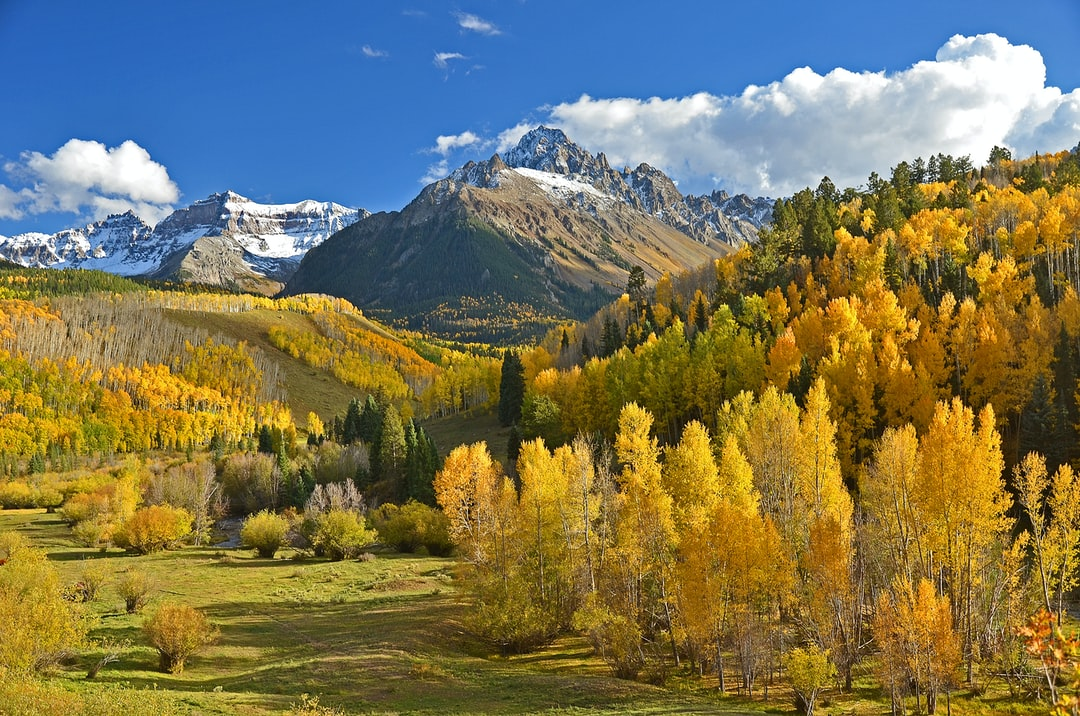
#> input picture images/AC.jpg, 1080 x 716 px
$ python transformations.py
#> lines starting #> are read from the running program, lines starting #| are printed output that depends on the picture
import cv2 as cv
import numpy as np

img = cv.imread('images/AC.jpg')
#> img is the input picture: shape (716, 1080, 3); mean B, G, R 87, 118.7, 123.1
cv.imshow('Original', img)

# Translation

def translate(img, x, y):
#> called with x = 50, y = 50
    transMat = np.float32([[1, 0, x], [0, 1, y]])
    dimensions = (img.shape[1], img.shape[0]) # shape[0] - height, shape[1] - width
#> dimensions = (1080, 716)

    return cv.warpAffine(img, transMat, dimensions)
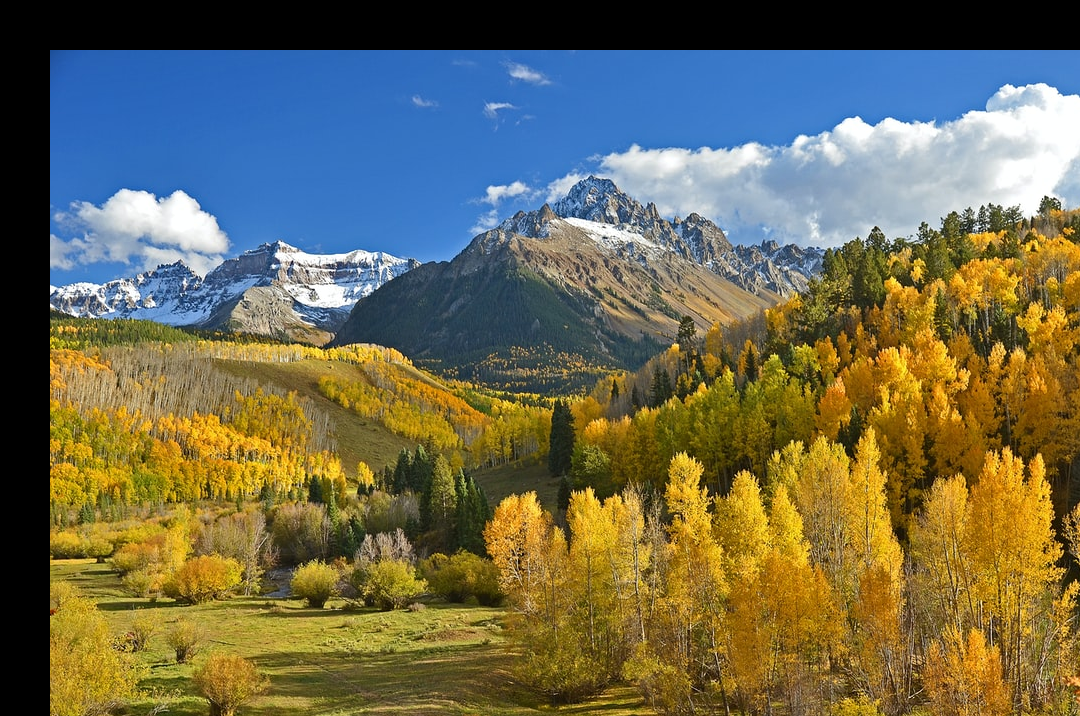
#> returned value: shape (716, 1080, 3); mean of channels 0, 1, 2 81.4, 106.7, 109.3; drawn as B, G, R

# x: +ve -> Right
# x: -ve -> Left
# y: +ve -> Down
# y: -ve -> Up

translated = translate(img, 50, 50)
cv.imshow('Translated', translated)

# Rotation

def rotate(img, angle, rotPoint=None):
#> called with angle = 45
    (h, w) = img.shape[:2]
#> h = 716; w = 1080

    if rotPoint is None:
        rotPoint = (w//2, h//2)
#> rotPoint = (540, 358)

    rotMat = cv.getRotationMatrix2D(rotPoint, angle, 1.0)
    dimensions = (w, h)
#> dimensions = (1080, 716)

    return cv.warpAffine(img, rotMat, dimensions)
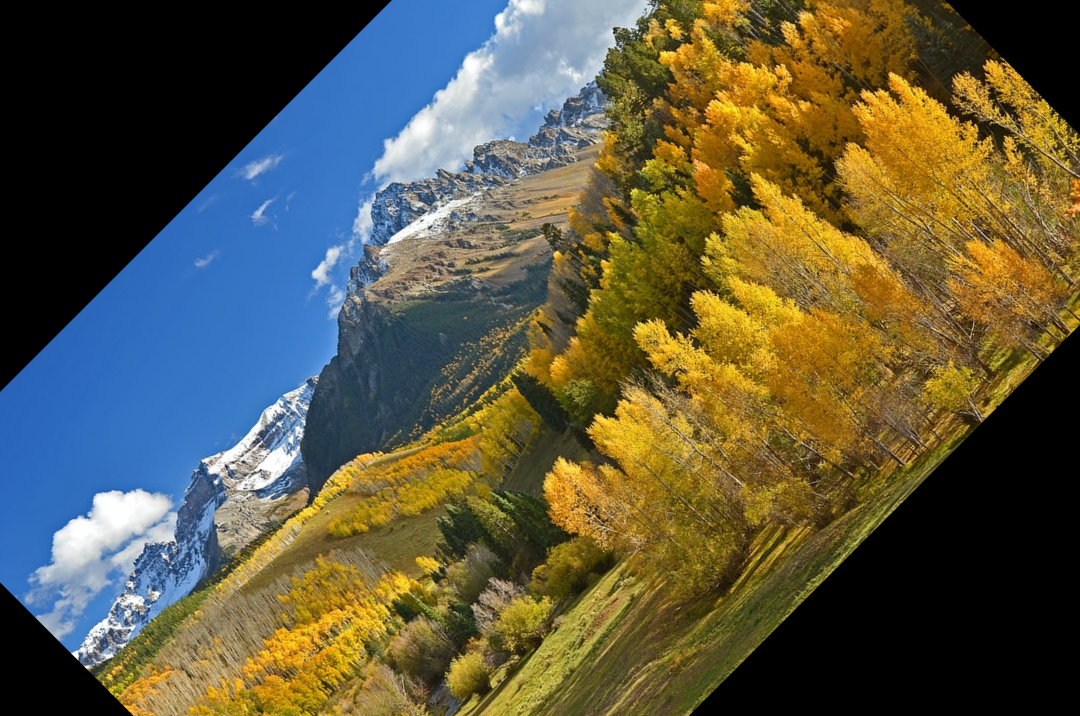
#> returned value: shape (716, 1080, 3); mean of channels 0, 1, 2 65.2, 88.3, 91.9; drawn as B, G, R

# angle : +ve -> Clockwise (CW)
# angle : -ve -> Counter-Clockwise (CCW)

rotated = rotate(img, 45)
cv.imshow('Rotated', rotated)

# Resize
resize = cv.resize(img, (500, 500), interpolation=cv.INTER_LINEAR)
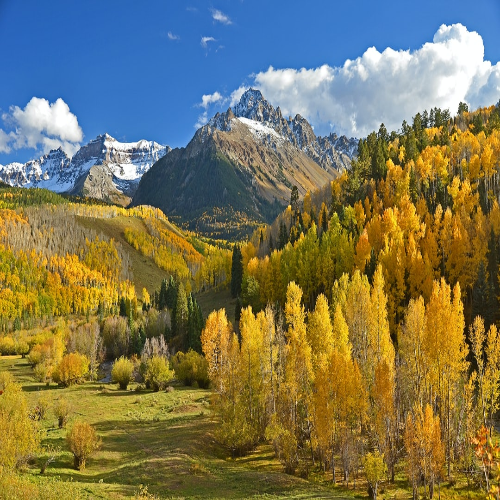
#> resize: shape (500, 500, 3); mean B, G, R 86.9, 118.6, 123
cv.imshow('Resized', resize)

# Cropping
crop = img[100:200, 100:300]
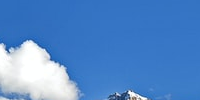
#> crop: shape (100, 200, 3); mean B, G, R 201.8, 137.1, 85
cv.imshow('Cropped', crop)

# Flipping
flip = cv.flip(img, 0) # 0 - Vertical, 1 - Horizontal, -1 - Vertical & Horizontal
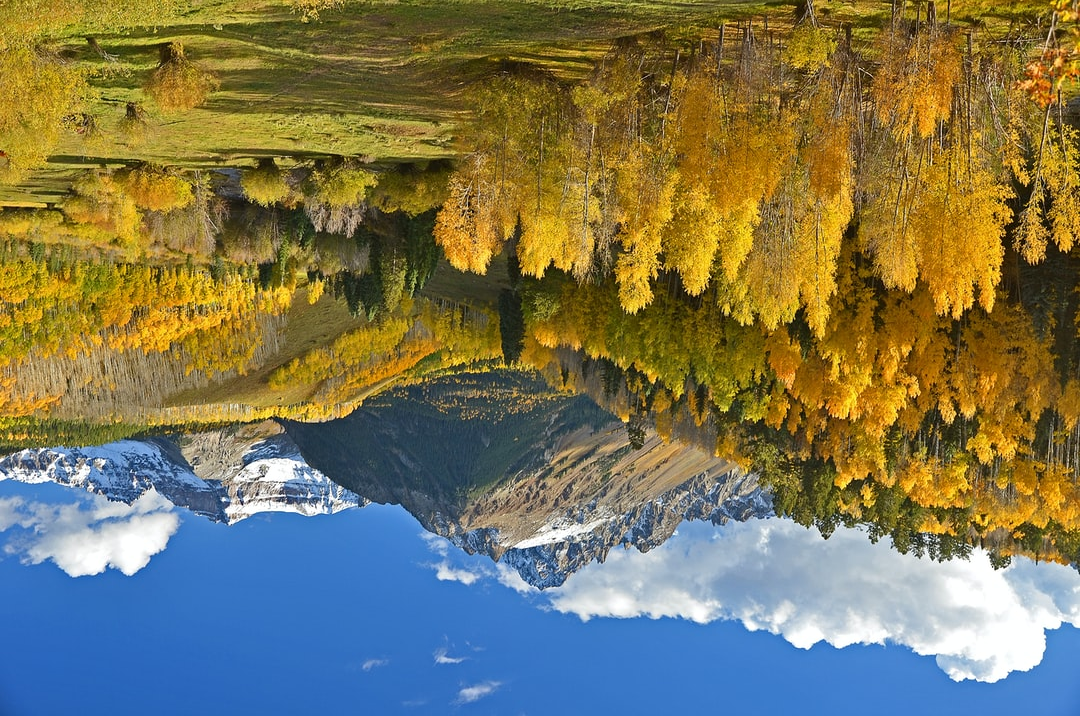
#> flip: shape (716, 1080, 3); mean B, G, R 87, 118.7, 123.1
cv.imshow('Flipped', flip)

cv.waitKey(0)
